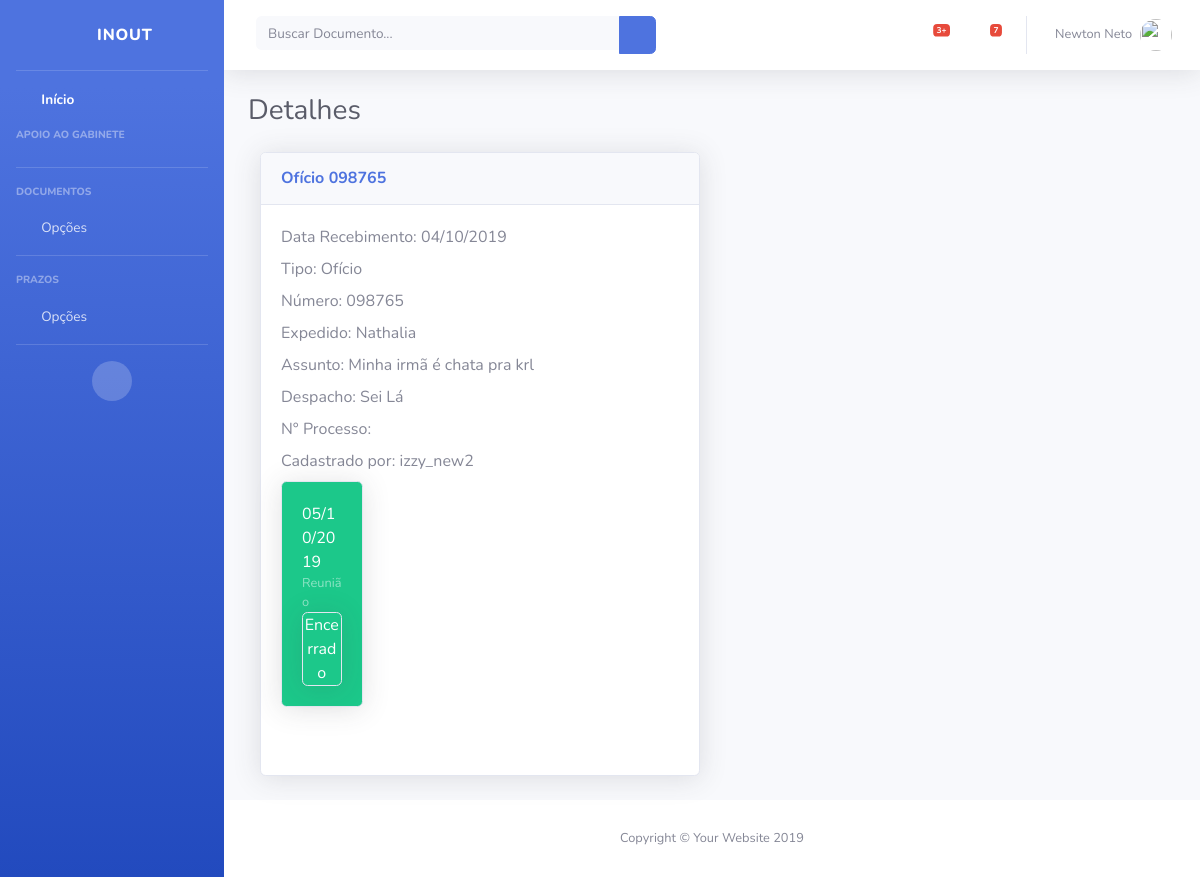
Screenshot of /22/detalhesdocumento.html (signed in) with the database file from the repository.
### inout/models.py (models this page shows, shortened)
class Documento(models.Model):
	usuario = models.ForeignKey(User, on_delete = models.CASCADE)
	data_de_entrada = models.DateTimeField('Data de Entrada')
	tipo_de_documento = models.CharField(max_length = 30)
	numero_do_documento = models.CharField(max_length = 30)
	orgao_expedidor_do_documento = models.CharField(max_length = 150)
	assunto_do_documento = models.CharField(max_length = 1000)
	despacho_do_documento = models.CharField(max_length = 200)
	numero_do_processo = models.CharField(max_length = 30)

class Prazo(models.Model):
	documento = models.ForeignKey(Documento, on_delete = models.CASCADE)
	tipo_de_prazo = models.CharField(max_length = 20)
	data_do_prazo = models.DateTimeField('Prazo')
	prazo_encerrado = models.BooleanField(default = False)

### inout/views.py (the view)
# urls.py: path('<int:documento_id>/detalhesdocumento', views.detalhesdocumento, name = 'detalhesdocumento'),
@login_required
def detalhesdocumento(request, documento_id):
	documento = get_object_or_404(Documento, pk = documento_id)
	contexto = {
		'documento': documento,
		'data_de_hoje': datetime.date.today(),
	}
	return render(request, 'inout/detalhesdocumento.html', contexto)

### inout/templates/inout/detalhesdocumento.html (shortened to what this page needs)
{% load staticfiles %}
{% include "header.html" %}
        <div class="container-fluid">
          <h1 class="h3 mb-4 text-gray-800">Detalhes</h1>
          <div class="col-lg-6 mb-4">
            <div class="card shadow mb-4">
              <div class="card-header py-3">
                <h6 class="m-0 font-weight-bold text-primary">{{ documento.tipo_de_documento }} {{ documento.numero_do_documento }}</h6>
              </div>
              <div class="card-body">
                {% if documento %}
                  <label>Data Recebimento: </label> {{ documento.data_de_entrada|date:'d/m/Y' }}
                  <br/>
                  <label>Tipo: </label> {{ documento.tipo_de_documento }}
                  <br/>
                  <label>Número: </label> {{ documento.numero_do_documento }}
                  <br/>
                  <label>Expedido: </label> {{ documento.orgao_expedidor_do_documento }}
                  <br/>
                  <label>Assunto: </label> {{ documento.assunto_do_documento }}
                  <br/>
                  <label>Despacho: </label> {{ documento.despacho_do_documento }}
                  <br/>
                  <label>N° Processo: </label> {{ documento.numero_do_processo }}
                  <br/>
                  <label>Cadastrado por: </label> {{ documento.usuario }}
                  <br/>
                  <div class="row">
                    <div class="col-lg-6 mb-4">
                      <div class="row">
                      {% for prazo in documento.prazo_set.all %}
                        <div class="col-lg-6 mb-4">
                          {% if prazo.prazo_encerrado == True %}
                            <div class="card bg-success text-white shadow">
                              <div class="card-body">
                                {{ prazo.data_do_prazo|date:'d/m/Y' }}
                              <div class="text-white-50 small">{{ prazo.tipo_de_prazo }}</div>
                              <span class="bg-success card text-white shadow centralizaTexto" />Encerrado</span>
                              </div>
                            </div>
                          {% endif %}
                        </div>
                      {% endfor %}
                      </div>
                    </div>
                  </div>
                {% endif %}
              </div>
            </div>
          </div>
        </div>
      </div>
{% include "footer.html" %}

### inout/static/css/principal.css (style rules this page uses)
.centralizaTexto { text-align: center; }

### rows the page displays
Documento: tipo_de_documento "Ofício", numero_do_documento "098765", data_de_entrada "04/10/2019", orgao_expedidor_do_documento "Nathalia", assunto_do_documento "Minha irmã é chata pra krl", despacho_do_documento "Sei Lá", usuario "izzy_new2"
Prazo: data_do_prazo "05/10/2019", tipo_de_prazo "Reunião"
